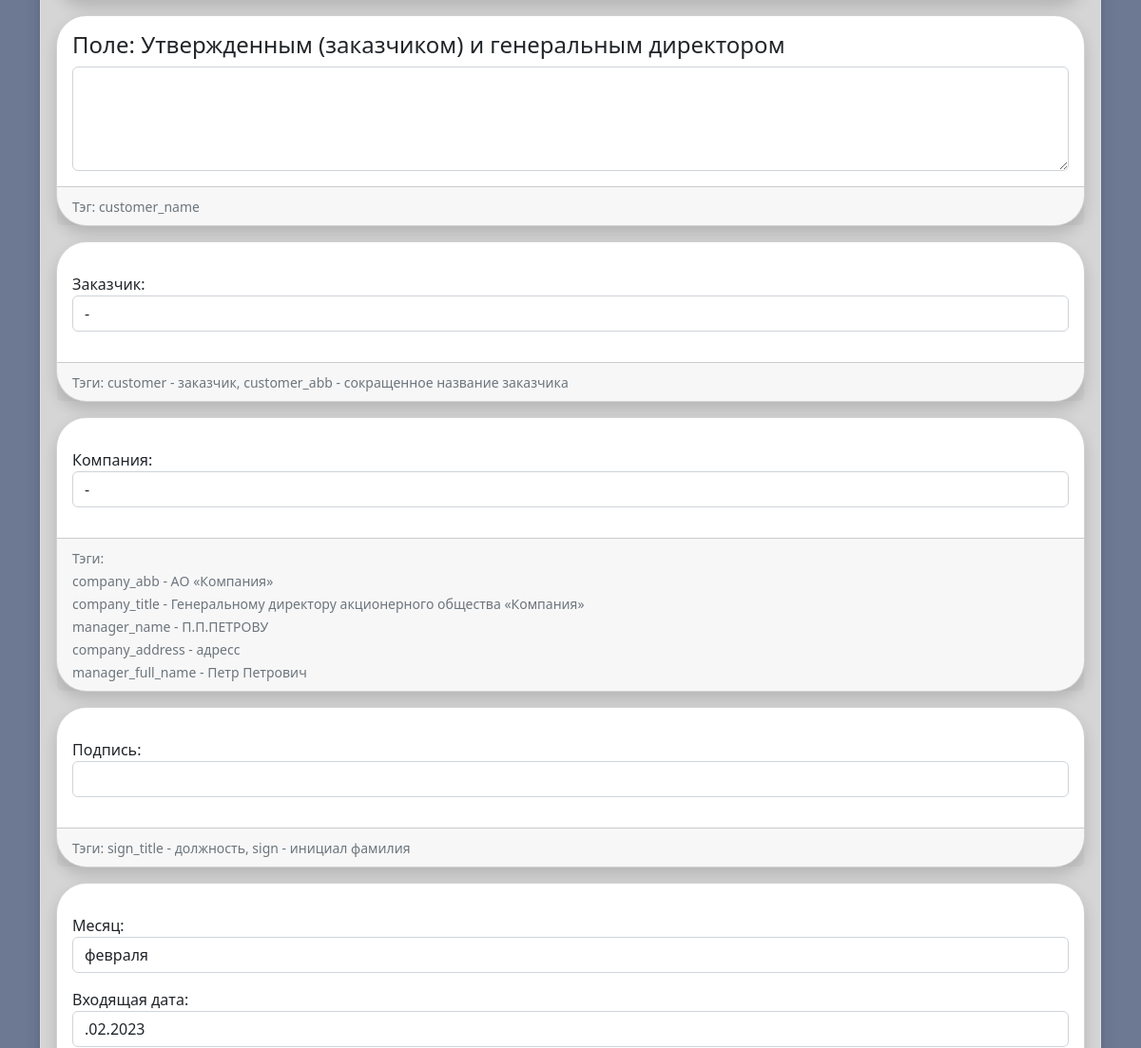
The app's page /template/34/ (signed in, middle part), older data.
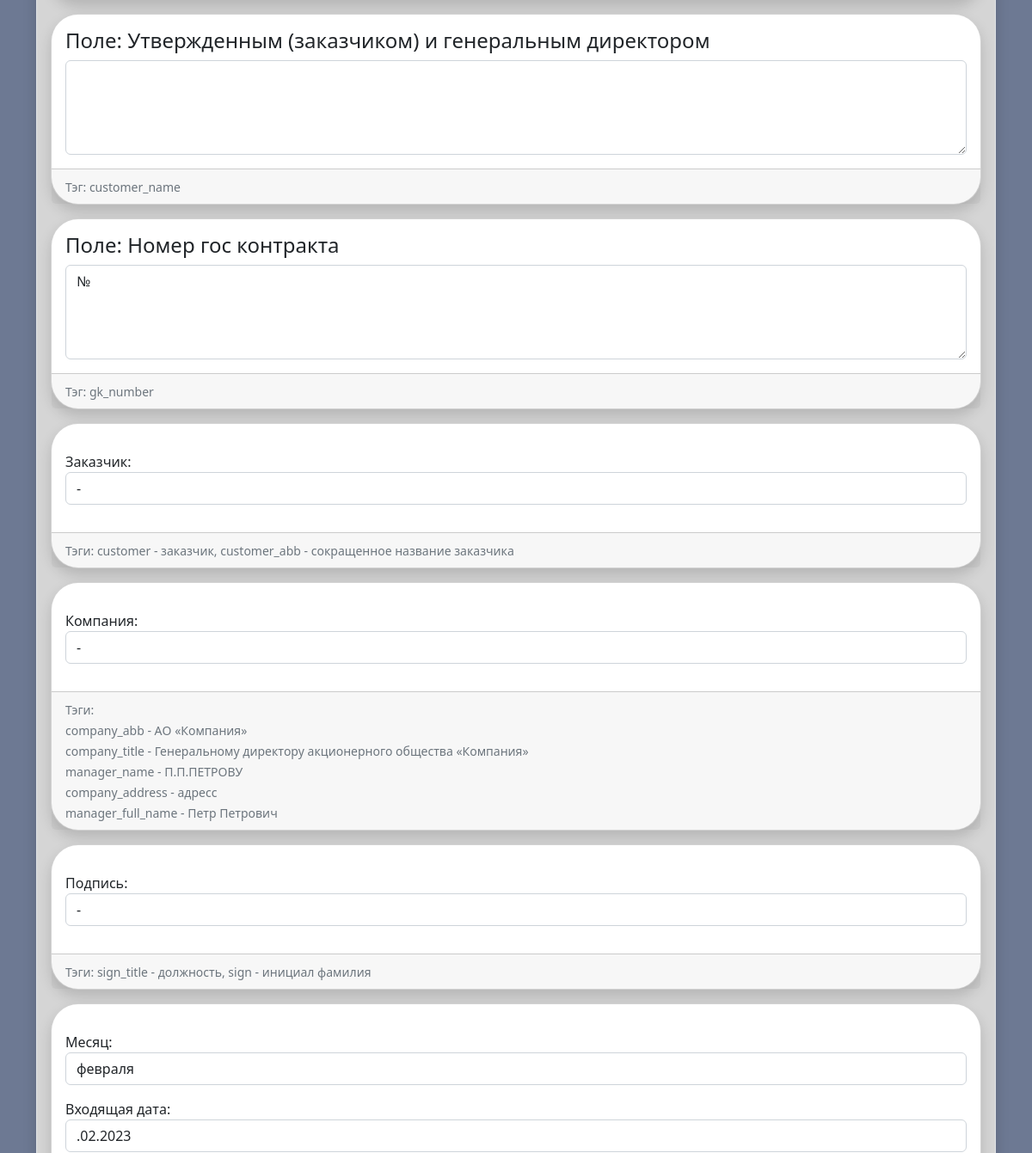
The same page, newer data.
### Replacer/models.py (models this page shows, shortened)
class ReplaceField(models.Model):
    title = models.CharField(
        max_length=255, db_index=True, verbose_name='Имя поля для замены')
    replace_value = models.TextField(blank=True, verbose_name='Значение')
    tag = models.CharField(max_length=255, verbose_name='Тэг')
    template = models.ForeignKey(
        Template, on_delete=models.CASCADE, null=False, verbose_name='Id шаблона')
    owner = models.ForeignKey(User, on_delete=models.CASCADE, blank=True, null=True, verbose_name='Владелец')
    class Meta:
        verbose_name = 'Заменяемое поле'
        verbose_name_plural = 'Заменяемые поля'
        ordering = ['template']

### Replacer/views.py (the view)
# urls.py: path('template/<int:pk>/', TemplateDetailView.as_view(), name='template'),
class TemplateDetailView(LoginRequiredMixin, DetailView):
    model = Template
    template_name = 'Replacer/template_replace.html'
    login_url = '/login/'
    def get_form_list(self, fields_list):
        return [ReplaceFieldFormUpdate(instance=field_obj) for field_obj in fields_list]
    def get_context_data(self, *, object_list=None, **kwargs):
        context = super().get_context_data(**kwargs)
        context['pk'], context['path'] = self.pk, self.request.path
        context['form_list'] = self.get_form_list(
            ReplaceField.objects.filter(template_id=self.pk))
        context['field_list'] = ReplaceField.objects.filter(
            template_id=self.pk)
        context['doc_name_form'] = DocNameForm()
        context['customer_form'] = CustomerForm()
        context['company_form'] = CompanyForm()
        context['sign_form'] = SignForm()
        default_data = {
            'month':get_now_month(),
            'enter_date':get_enter_date(),
            'enter_num_org':' ',
            'date':get_now_date(),
        }
        context['service_form'] = ServiceForm(default_data)
        return context
    def get(self, request, *args, **kwargs):
        self.pk = self.kwargs.get(self.pk_url_kwarg)
        return super().get(request, *args, **kwargs)

### Replacer/forms.py
class DocNameForm(forms.Form):
    doc_name = forms.CharField(label='Имя документа', max_length=100, widget=forms.TextInput(attrs = {"class":"form-control"}))

class CustomerForm(forms.Form):
    customer = forms.ModelChoiceField(label='Заказчик', queryset=Customer.objects.all(), widget=forms.Select(attrs = {"class":"form-control"}), empty_label=None)

### Replacer/models.py (called while the page is built)
    def get_absolute_url(self):
        return reverse('template', kwargs={"pk": self.pk})

    def __str__(self) -> str:
        return self.title

    def __str__(self) -> str:
        return self.company_abb

    def __str__(self) -> str:
        return self.title

### Replacer/templatetags/custom_filters.py (called while the page is built)
@register.inclusion_tag('Replacer/include/_template_bar.html')
def show_template_bar(path, user):
    template_list = Template.objects.all().filter(owner=user)
    return {'template_list':template_list, 'path':path}

@register.simple_tag(name='forindex')
def forindex(list_obj, index):
    return list_obj[index]

### Replacer/utils.py (called while the page is built, shortened)
def get_now_date():
    return datetime.today().strftime('%d.%m.%Y')

def get_now_month():
    month =  int(datetime.today().strftime('%m'))
    print(month)
    if month==1: return 'января'
    if month==2: return 'февраля'

### Replacer/templates/Replacer/template_replace.html (shortened to what this page needs)
{% extends 'base.html' %}
{% load static %}
{% load custom_filters %}
{% block container %}
<div class="container">
    {% if pk %}
    {% if form_list %}
    <div class="p-3 border rounded-5 shadow mb-3" style="background-color: #d5d5d5;">
        <form action="{% url 'create_document' pk %}" method="POST" enctype="multipart/form-data">
            {% for form in form_list %}
            {% forindex field_list forloop.counter0 as field %}
            <div class="card mb-3 shadow rounded-5">
                <div class="card-body">
                    <h4 class="card-title">Поле: {{field.title}}</h5>
                        <p class="card-text">{{ form.replace_value }}</p>
                </div>
                <div class="card-footer">
                    <small class="text-muted">Тэг: {{field.tag}}</small>
                </div>
            </div>
            {% endfor %}
            {% if customer_form %}
            <div class="card mb-3 shadow rounded-5">
                <div class="card-body">
                    <p class="card-text">{{customer_form.as_p}}</p>
                </div>
                <div class="card-footer">
                    <small class="text-muted">Тэги: customer - заказчик, customer_abb - сокращенное название
                        заказчика</small>
                </div>
            </div>
            {% endif %}
			{% if company_form %}
            <div class="card mb-3 shadow rounded-5">
                <div class="card-body">
                    <p class="card-text">{{company_form.as_p}}</p>
                </div>
                <div class="card-footer">
                    <small class="text-muted">
                    	Тэги:<br>
						company_abb - АО «Компания»<br>
					    company_title - Генеральному директору акционерного общества «Компания»<br>
					    manager_name - П.П.ПЕТРОВУ<br>
					    company_address - адресc<br>
					    manager_full_name - Петр Петрович
                    </small>
                </div>
            </div>
            {% endif %}
			{% if sign_form %}
            <div class="card mb-3 shadow rounded-5">
                <div class="card-body">
                    <p class="card-text">{{sign_form.as_p}}</p>
                </div>
                <div class="card-footer">
                    <small class="text-muted">
                    	Тэги: sign_title - должность, sign - инициал фамилия
                    </small>
                </div>
            </div>
            {% endif %}
            {% if service_form %}
            <div class="card mb-3 shadow rounded-5">
                <div class="card-body">
                    <p class="card-text">{{service_form.as_p}}</p>
                </div>
            </div>
            {% endif %}
        </form>
        {% endif %}
        {% endif %}
    </div>
</div>
{% endblock %}

Row changes from the older to the newer data that the page shows:
added ReplaceField: title "Номер гос контракта", replace_value "№", tag "gk_number"
Text that changed along with them:
form field sign: (not shown) → "-"
new list line: "Поле: Тэг:"
